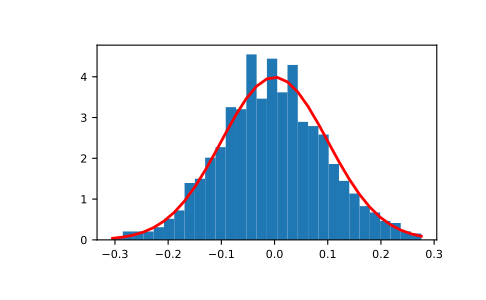

Write the Python code that produced this figure.
# Draw samples from the distribution:

mu, sigma = 0, 0.1 # mean and standard deviation
s = np.random.normal(mu, sigma, 1000)

# Verify the mean and the variance:

abs(mu - np.mean(s)) < 0.01
# True

abs(sigma - np.std(s, ddof=1)) < 0.01
# True

# Display the histogram of the samples, along with
# the probability density function:

import matplotlib.pyplot as plt
count, bins, ignored = plt.hist(s, 30, density=True)
plt.plot(bins, 1/(sigma * np.sqrt(2 * np.pi)) *
               np.exp( - (bins - mu)**2 / (2 * sigma**2) ),
         linewidth=2, color='r')
plt.show()
